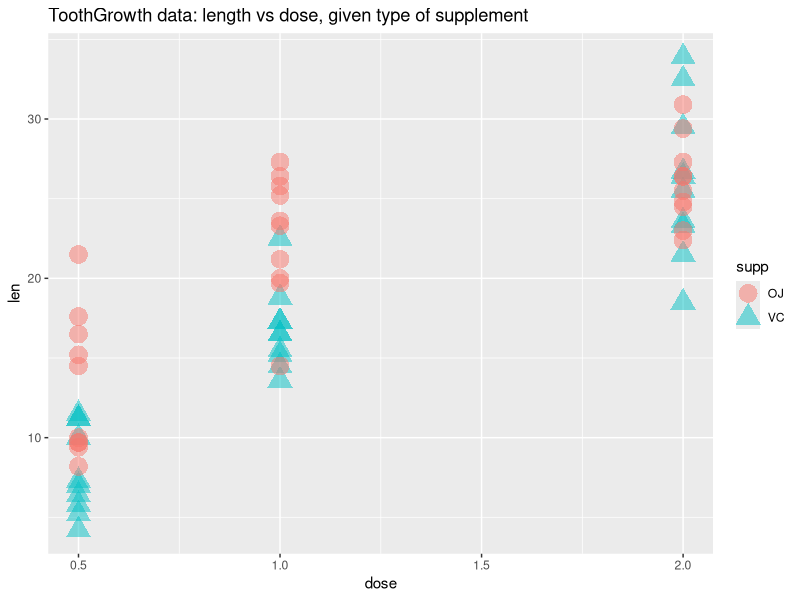

Write the R code that produced this figure.
## ---- chunk 1
library(dplyr)
library(datasets)
library(ggplot2)
## ---- chunk 2
data(ToothGrowth)
# ?ToothGrowth
str(ToothGrowth)
print(ggplot(data=ToothGrowth, aes(x=dose, y=len, shape = supp, color=supp)) +
      ggtitle("ToothGrowth data: length vs dose, given type of supplement") +              
      geom_point(size=6, alpha=0.5))
## ---- chunk 3
t.test(ToothGrowth$len[ToothGrowth$supp == "OJ" & ToothGrowth$dose == 1],
       ToothGrowth$len[ToothGrowth$supp == "OJ" & ToothGrowth$dose == 0.5]
       )$conf.int
mean(ToothGrowth$len[ToothGrowth$supp == "OJ" & ToothGrowth$dose == 1]) -
        mean(ToothGrowth$len[ToothGrowth$supp == "OJ" & ToothGrowth$dose == 0.5])
t.test(ToothGrowth$len[ToothGrowth$supp == "OJ" & ToothGrowth$dose == 2],
       ToothGrowth$len[ToothGrowth$supp == "OJ" & ToothGrowth$dose == 1]
       )$conf.int
mean(ToothGrowth$len[ToothGrowth$supp == "OJ" & ToothGrowth$dose == 2]) -
        mean(ToothGrowth$len[ToothGrowth$supp == "OJ" & ToothGrowth$dose == 1])
t.test(ToothGrowth$len[ToothGrowth$supp == "VC" & ToothGrowth$dose == 1],
       ToothGrowth$len[ToothGrowth$supp == "VC" & ToothGrowth$dose == 0.5]
       )$conf.int
mean(ToothGrowth$len[ToothGrowth$supp == "VC" & ToothGrowth$dose == 1]) -
        mean(ToothGrowth$len[ToothGrowth$supp == "VC" & ToothGrowth$dose == 0.5])
t.test(ToothGrowth$len[ToothGrowth$supp == "VC" & ToothGrowth$dose == 2],
       ToothGrowth$len[ToothGrowth$supp == "VC" & ToothGrowth$dose == 1]
       )$conf.int
mean(ToothGrowth$len[ToothGrowth$supp == "VC" & ToothGrowth$dose == 2]) -
        mean(ToothGrowth$len[ToothGrowth$supp == "VC" & ToothGrowth$dose == 1])
## ---- chunk 4
t.test(ToothGrowth$len[ToothGrowth$dose == 1],
       ToothGrowth$len[ToothGrowth$dose == 0.5]
       )$conf.int
mean(ToothGrowth$len[ToothGrowth$dose == 1]) -
        mean(ToothGrowth$len[ToothGrowth$dose == 0.5])
t.test(ToothGrowth$len[ToothGrowth$dose == 2],
       ToothGrowth$len[ToothGrowth$dose == 1]
       )$conf.int
mean(ToothGrowth$len[ToothGrowth$dose == 2]) -
        mean(ToothGrowth$len[ToothGrowth$dose == 1])
